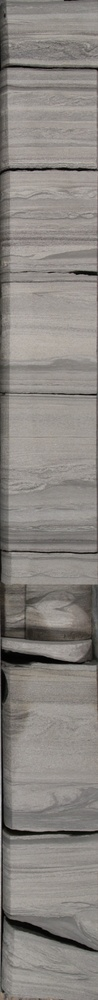
#> input picture analysisService/tests/fragments/fragment1_DL.jpg, 98 x 1000 px, shrunk from 397 x 4067 before the run
$ python -i uv_mask.py   (imports and definitions only)
#> lines starting #> are read from the running program, lines starting #| are printed output that depends on the picture; after the words box and inside, x2 and y2 are one past the last pixel; in counts of white or black regions, pixels touching at a corner belong together
from PIL import Image, ImageStat
import cv2
from scipy import ndimage

def get_masks(img):
    img_hsv = cv2.cvtColor(img, cv2.COLOR_RGB2HSV)
#> img_hsv: shape (1000, 98, 3); mean H, S, V 16.3, 18.5, 137.1
    pil_img = Image.fromarray(img_hsv)
    mean_hue, mean_sat, mean_val = ImageStat.Stat(pil_img).mean
#> mean_hue = 16.3; mean_sat = 18.52; mean_val = 137.1
    img_gray = cv2.cvtColor(img,cv2.COLOR_RGB2GRAY)

    dark = (0,0,5)
    light = (20,255,200)
    mask_orange = cv2.inRange(img_hsv, dark, light)
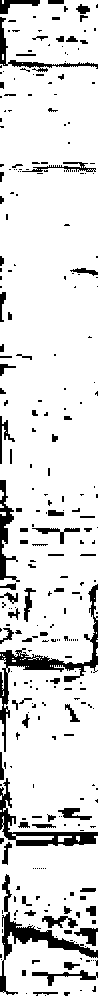
#> mask_orange: shape (1000, 98); 87.5% white; 291 black regions (204 under 20 px), largest, box (x1, y1, x2, y2) and area: (0, 584, 98, 752) 1839, (0, 874, 98, 995) 1551, (0, 778, 98, 846) 1320
    img_orange = cv2.bitwise_and(img_gray, img_gray, mask=mask_orange)
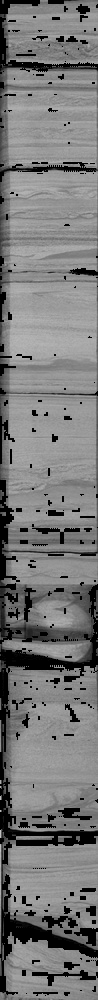
#> img_orange: shape (1000, 98); min 0, max 197, mean 120.6

    dark = (120,0,5)
    light = (180,255,60)
    mask_red = cv2.inRange(img_hsv, dark, light)
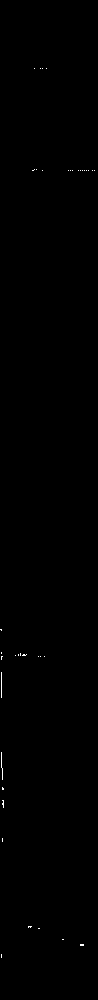
#> mask_red: shape (1000, 98); 0.14% white in thin lines or dots, all inside (x1, y1, x2, y2) = (0, 68, 95, 958)
    img_red = cv2.bitwise_and(img_gray, img_gray, mask=mask_red)

    img_carbon = cv2.bitwise_or(img_orange, img_red)
    img_carbon = ndimage.median_filter(input=img_carbon, size=20, cval=0.0, mode='reflect')
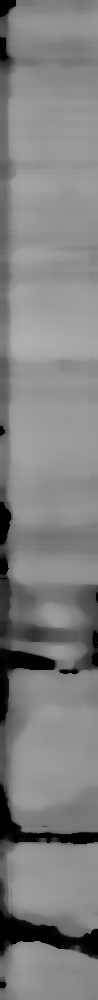
#> img_carbon: shape (1000, 98); min 0, max 175, mean 128.4

    dark = (0,0,50+mean_val/3)
#> dark = (0, 0, 95.71)
    light = (179,255,255)
    mask_yel = cv2.inRange(img_hsv, dark, light)
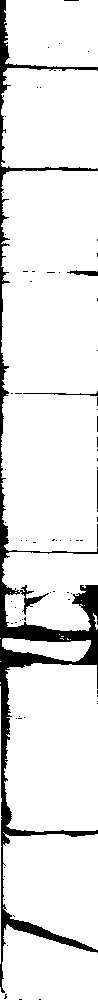
#> mask_yel: shape (1000, 98); 90.3% white; 76 black regions (71 under 20 px), largest, box (x1, y1, x2, y2) and area: (0, 0, 98, 993) 9064, (67, 270, 98, 276) 112, (23, 391, 98, 396) 97, (97, 470, 98, 509) 39, (97, 524, 98, 547) 23
    img_yel = cv2.bitwise_and(img_gray, img_gray, mask=mask_yel)
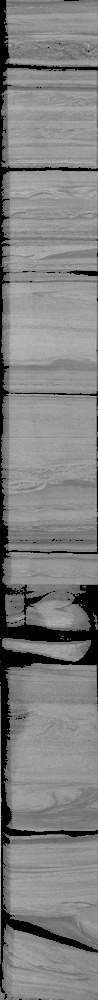
#> img_yel: shape (1000, 98); min 0, max 200, mean 127.9
    img_yel = ndimage.median_filter(input=img_yel, size=20, cval=0.0, mode='reflect')
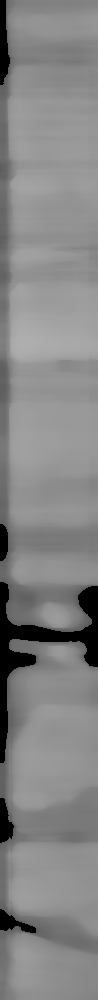
#> img_yel: shape (1000, 98); min 0, max 175, mean 132.4

    return img_carbon, img_yel

>>> import cv2
>>> picture = cv2.cvtColor(cv2.imread('../../tests/fragments/fragment1_DL.jpg'), cv2.COLOR_BGR2RGB)
>>> result = get_masks(picture)

$ run again, on analysisService/tests/fragments/fragment2_DL.jpg
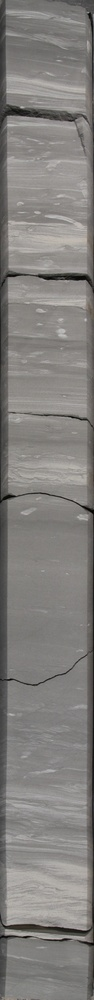
#> input picture analysisService/tests/fragments/fragment2_DL.jpg, 94 x 1000 px, shrunk from 385 x 4080 before the run
#> img_hsv: shape (1000, 94, 3); mean H, S, V 22.4, 10.8, 130.4
#> mean_hue = 22.36; mean_sat = 10.82; mean_val = 130.4
#> in get_masks, `mask_orange = cv2.inRange(img_hsv, dark, light)`:
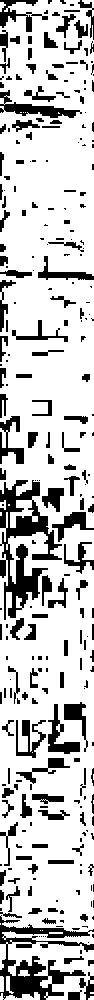
#> mask_orange: shape (1000, 94); 77.9% white; 272 black regions (129 under 20 px), largest, box (x1, y1, x2, y2) and area: (0, 480, 62, 620) 3303, (0, 915, 94, 1000) 2765, (0, 90, 82, 118) 749
#> mask_red: shape (1000, 94); 0.19% white in thin lines or dots
#> dark = (0, 0, 93.46)
#> mask_yel: shape (1000, 94); 89.5% white; 35 black regions (24 under 20 px), largest, box (x1, y1, x2, y2) and area: (0, 0, 94, 999) 8458, (60, 0, 94, 101) 434, (0, 934, 33, 996) 380
#> in get_masks, `img_yel = ndimage.median_filter(input=img_yel, size=20, cval=0.0, mode..`:
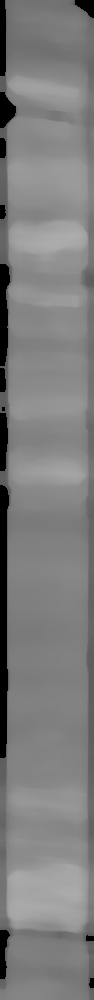
#> img_yel: shape (1000, 94); min 0, max 172, mean 125.6

$ run again, on analysisService/tests/fragments/fragment3_DL.jpg
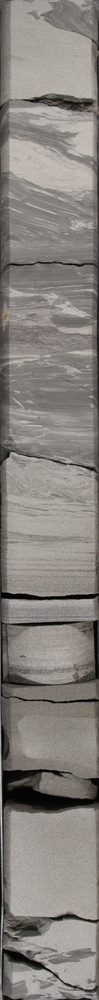
#> input picture analysisService/tests/fragments/fragment3_DL.jpg, 99 x 1000 px, shrunk from 396 x 4019 before the run
#> img_hsv: shape (1000, 99, 3); mean H, S, V 16.4, 21.1, 135
#> mean_hue = 16.42; mean_sat = 21.08; mean_val = 135
#> in get_masks, `mask_orange = cv2.inRange(img_hsv, dark, light)`:
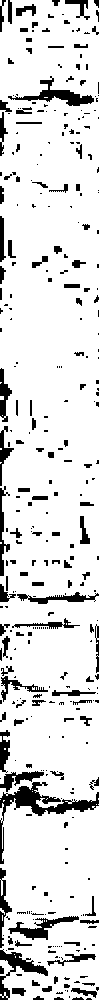
#> mask_orange: shape (1000, 99); 87.2% white; 342 black regions (221 under 20 px), largest, box (x1, y1, x2, y2) and area: (0, 782, 99, 864) 1429, (8, 76, 94, 106) 702, (0, 949, 48, 1000) 649
#> mask_red: shape (1000, 99); 0.14% white in thin lines or dots, all inside (x1, y1, x2, y2) = (0, 388, 99, 1000)
#> dark = (0, 0, 94.99)
#> mask_yel: shape (1000, 99); 86.8% white; 74 black regions (63 under 20 px), largest, box (x1, y1, x2, y2) and area: (0, 366, 99, 946) 8133, (0, 114, 99, 532) 2100, (1, 948, 99, 1000) 812
#> in get_masks, `img_yel = ndimage.median_filter(input=img_yel, size=20, cval=0.0, mode..`:
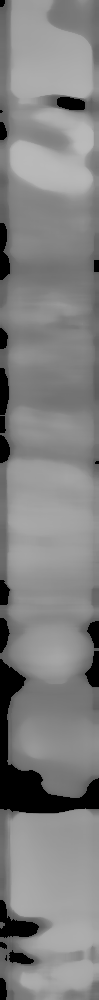
#> img_yel: shape (1000, 99); min 0, max 186, mean 129.3

$ run again, on analysisService/tests/fragments/fragment4_DL.jpg
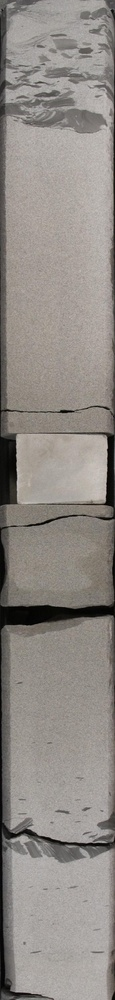
#> input picture analysisService/tests/fragments/fragment4_DL.jpg, 115 x 1000 px, shrunk from 396 x 3442 before the run
#> img_hsv: shape (1000, 115, 3); mean H, S, V 15.9, 20.9, 144
#> mean_hue = 15.87; mean_sat = 20.94; mean_val = 144
#> mask_orange: shape (1000, 115); 88.3% white; 354 black regions (234 under 20 px), largest, box (x1, y1, x2, y2) and area: (0, 576, 115, 634) 2241, (0, 432, 20, 504) 1000, (0, 620, 60, 662) 522
#> mask_red: shape (1000, 115); 0.28% white; 33 white regions (27 under 20 px), largest, box (x1, y1, x2, y2) and area: (0, 720, 2, 740) 37, (0, 876, 3, 886) 30, (0, 852, 3, 864) 29, (4, 826, 10, 832) 23, (0, 86, 4, 96) 22, (0, 774, 2, 785) 21
#> dark = (0, 0, 98.01)
#> mask_yel: shape (1000, 115); 88.9% white; 120 black regions (109 under 20 px), largest, box (x1, y1, x2, y2) and area: (0, 0, 115, 1000) 11808, (98, 796, 115, 831) 172, (105, 0, 115, 40) 123
#> in get_masks, `img_yel = ndimage.median_filter(input=img_yel, size=20, cval=0.0, mode..`:
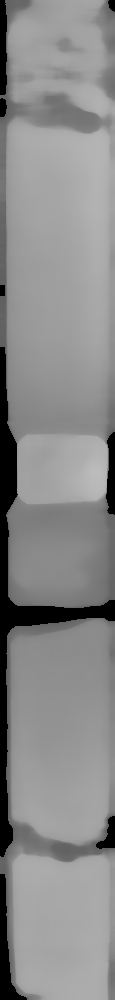
#> img_yel: shape (1000, 115); min 0, max 187, mean 137.8
